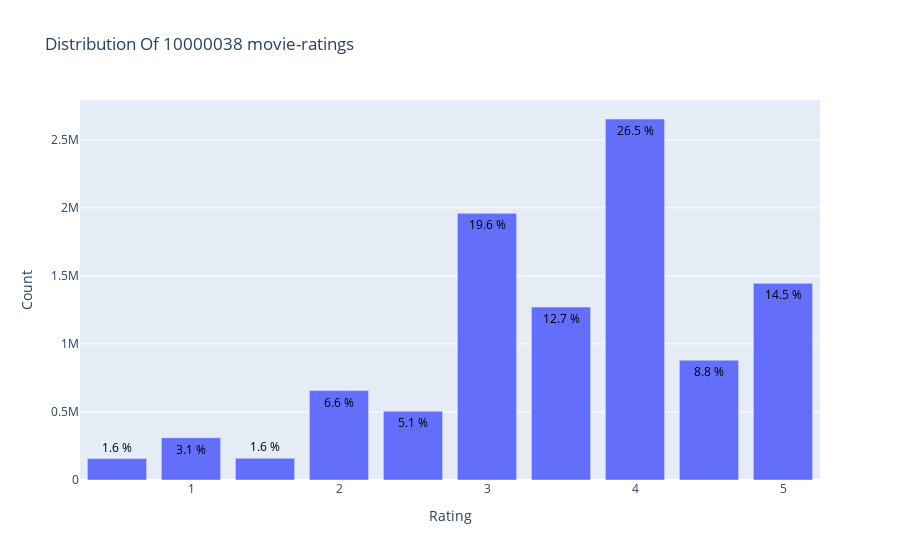

Notebook cell for this chart:
### Markdown cell above
We're seeing 10 Million ratings on 48 213 movies made by 162 541 users

### Code cell
from plotly.offline import init_notebook_mode, plot, iplot
import plotly.graph_objs as go
init_notebook_mode(connected=True)

data = ratings['rating'].value_counts().sort_index(ascending=False)
trace = go.Bar(x = data.index,
               text = ['{:.1f} %'.format(val) for val in (data.values / ratings.shape[0] * 100)],
               textposition = 'auto',
               textfont = dict(color = '#000000'),
               y = data.values,
               )
# Create layout
layout = dict(title = 'Distribution Of {} movie-ratings'.format(ratings.shape[0]),
              xaxis = dict(title = 'Rating'),
              yaxis = dict(title = 'Count'))
# Create plot
fig = go.Figure(data=[trace], layout=layout)
iplot(fig)

### Figure 1 — Plotly figure (JSON) as saved in the notebook; plotly's stock layout.template omitted (floating-point values rounded to 4 significant figures)
{"data": [{"text": ["14.5 %", "8.8 %", "26.5 %", "12.7 %", "19.6 %", "5.1 %", "6.6 %", "1.6 %", "3.1 %", "1.6 %"], "textfont": {"color": "#000000"}, "textposition": "auto", "type": "bar", "x": [5, 4.5, 4, 3.5, 3, 2.5, 2, 1.5, 1, 0.5], "y": [1445230, 880516, 2652977, 1270642, 1959759, 505578, 656821, 159731, 311213, 157571]}], "layout": {"title": {"text": "Distribution Of 10000038 movie-ratings"}, "xaxis": {"title": {"text": "Rating"}}, "yaxis": {"title": {"text": "Count"}}}}
